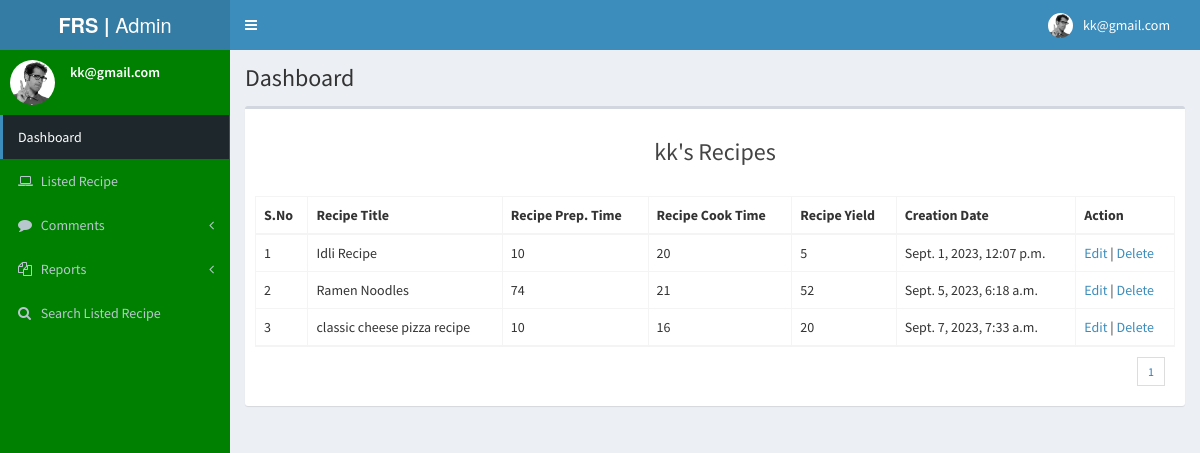
Screenshot of /user_recipe/1 (signed in) with the database file from the repository.
### myapp/models.py (models this page shows, shortened)
class Registration(models.Model):
    user = models.ForeignKey(User, on_delete=models.CASCADE, null=True, blank=True)
    contact = models.CharField(max_length=200, null=True, blank=True)
    creationdate = models.DateTimeField(auto_now_add=True)

class Recipe(models.Model):
    register = models.ForeignKey(Registration, on_delete=models.CASCADE, null=True, blank=True)
    title = models.CharField(max_length=200, null=True, blank=True)
    pertime = models.CharField(max_length=200, null=True, blank=True)
    cooktime = models.CharField(max_length=200, null=True, blank=True)
    yields = models.CharField(max_length=200, null=True, blank=True)
    ingredients = models.CharField(max_length=500, null=True, blank=True)
    description = models.CharField(max_length=500, null=True, blank=True)
    photo = models.FileField(max_length=200, null=True, blank=True)
    creationdate = models.DateTimeField(auto_now_add=True)

### myapp/views.py (the view)
# urls.py: path('user_recipe/<int:pid>', user_recipe, name="user_recipe"),
@login_required(login_url='/admin_login/')
def user_recipe(request, pid):
    register = Registration.objects.get(id=pid)
    data = Recipe.objects.filter(register__id=pid)
    paginator = Paginator(data, 10)
    page_number = request.GET.get('page')
    page = paginator.get_page(page_number)
    d = {'page': page}
    return render(request, "user_recipe.html", locals())

### myapp/templates/user_recipe.html (shortened to what this page needs)
{% extends 'admin_index.html' %}
{% load static %}
{% block body %}
<section class="content">
    <div class="row">
      <div class="col-md-12">
        <div class="box">
          <div class="box-header text-center">
            <h3 class="">{{register.user.first_name}}'s Recipes</h3>
          </div>
          <div class="box-body">
            <table class="table table-bordered">
              <thead>
                <tr>
                    <th>S.No</th>
                  <th>Recipe Title</th>
                  <th>Recipe Prep. Time</th>
                  <th>Recipe Cook Time</th>
                  <th>Recipe Yield</th>
                  <th>Creation Date</th>
                  <th>Action</th>
                </tr>
              </thead>
              <tbody>
                {% for i in data %}
                <tr>
                    <td>{{ forloop.counter }}</td>
                    <td>{{ i.title }}</td>
                    <td>{{ i.pertime }}</td>
                    <td>{{ i.cooktime }}</td>
                    <td>{{ i.yields }}</td>
                    <td>{{ i.creationdate }}</td>
                    <td>
                        <a href="{% url 'admin_edit_recipe' i.id %}">Edit</a> | <a href="{% url 'admin_delete_recipe' i.id %}"  onclick="return confirm('Are you sure?')">Delete</a>
                    </td>
                </tr>
                {% endfor %}
              </tbody>
            </table>
            <div class="box-footer clearfix">
            <ul class="pagination pagination-sm no-margin pull-right">
              <li><span class="current-page">{{ page.number }}</span></li>
            </ul>
          </div>
      </div>
          </div>
        </div>
      </div>
    </div>
{% endblock %}

### myapp/templates/admin_index.html (shortened to what this page needs)
<!DOCTYPE html>
{% load static %}
<html>
  <head>
    <link href="{% static 'bootstrap/css/bootstrap.min.css' %}" rel="stylesheet" type="text/css" />
    <link rel="stylesheet" href="https://cdnjs.cloudflare.com/ajax/libs/font-awesome/4.7.0/css/font-awesome.min.css">
    <link href="https://maxcdn.bootstrapcdn.com/font-awesome/4.3.0/css/font-awesome.min.css' %}" rel="stylesheet" type="text/css" />
    <link href="http://code.ionicframework.com/ionicons/2.0.0/css/ionicons.min.css' %}" rel="stylesheet" type="text/css" />
    <link href="{% static 'dist/css/AdminLTE.min.css' %}" rel="stylesheet" type="text/css" />
    <link href="{% static 'dist/css/skins/_all-skins.min.css' %}" rel="stylesheet" type="text/css" />
    <link href="{% static 'plugins/iCheck/flat/blue.css' %}" rel="stylesheet" type="text/css" />
    <link href="{% static 'plugins/morris/morris.css' %}" rel="stylesheet" type="text/css" />
    <link href="{% static 'plugins/jvectormap/jquery-jvectormap-1.2.2.css' %}" rel="stylesheet" type="text/css" />
    <link href="{% static 'plugins/datepicker/datepicker3.css' %}" rel="stylesheet" type="text/css" />
    <link href="{% static 'plugins/daterangepicker/daterangepicker-bs3.css' %}" rel="stylesheet" type="text/css" />
    <link href="{% static 'plugins/bootstrap-wysihtml5/bootstrap3-wysihtml5.min.css' %}" rel="stylesheet" type="text/css" />
  </head>
  <body class="skin-blue">
    <div class="wrapper">
      <header class="main-header">
        <a href="/admin_index/" class="logo"><b>FRS |</b> Admin</a>
        <nav class="navbar navbar-static-top" role="navigation">
          <a href="#" class="sidebar-toggle" data-toggle="offcanvas" role="button">
          </a>
          <div class="navbar-custom-menu">
            <ul class="nav navbar-nav">
              <li class="dropdown user user-menu">
                <a href="#" class="dropdown-toggle" data-toggle="dropdown">
                  <img src="{% static 'dist/img/user2-160x160.jpg' %}" class="user-image" alt="User Image"/>
                  <span class="hidden-xs">{{ request.user.username }}</span>
                </a>
              </li>
            </ul>
          </div>
        </nav>
      </header>
      <aside class="main-sidebar" style="background-color: green;">
        <section class="sidebar">
          <div class="user-panel">
            <div class="pull-left image">
              <img src="{% static 'dist/img/user2-160x160.jpg' %}" class="img-circle" alt="User Image" />
            </div>
            <div class="pull-left info">
              <p>{{ request.user.username }}</p>
            </div>
          </div>
          <ul class="sidebar-menu">
            <li class="active treeview">
              <a href="/admin_index/">
                <span>Dashboard</span>
              </a>
            </li>
            <li>
              <a href="/admin_manage_recipe/">
                <i class="fa fa-laptop"></i> <span>Listed Recipe</span>
              </a>
            </li>
           <li class="treeview">
              <a href="#">
                <i class="fa fa-comment"></i>
                <span>Comments</span>
                <i class="fa fa-angle-left pull-right"></i>
              </a>
            </li>
            <li class="treeview">
              <a href="">
                <i class="fa fa-copy" aria-hidden="true"></i>
                <span>Reports</span>
                <i class="fa fa-angle-left pull-right"></i>
              </a>
            </li>
            <li>
              <a href="/admin_search_recipe/">
                <i class="fa fa-search"></i> <span>Search Listed Recipe</span>
              </a>
            </li>
           </ul>
        </section>
      </aside>
      <div class="content-wrapper">
        <section class="content-header">
          <h1>
            Dashboard
          </h1>
        </section>
        {% block body %}
        {% endblock %}
      </div>
  </body>
</html>

### rows the page displays
Registration: user.first_name "kk"
Recipe: title "Idli Recipe", pertime "10", cooktime "20", yields "5", creationdate "Sept. 1, 2023, 12:07 p.m."
Recipe: title "Ramen Noodles", pertime "74", cooktime "21", yields "52", creationdate "Sept. 5, 2023, 6:18 a.m."
Recipe: title "classic cheese pizza recipe", pertime "10", cooktime "16", yields "20", creationdate "Sept. 7, 2023, 7:33 a.m."

### other values shown
{{ request.user.username }} "kk@gmail.com"
{{ page.number }} "1"
